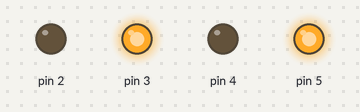
The sketch below on a simulated Arduino Uno, built with avr-gcc and run on an emulated ATmega328P. On the bench: output pins drawn as LEDs (lit = HIGH).

Above: at 2.5 s.
At 7.5 s:
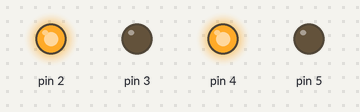
At 11.5 s:
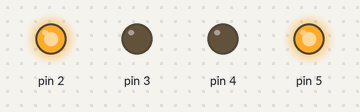
At 14.5 s:
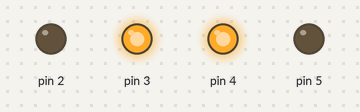
Timing chart, 0 to 20.8 s (numbered marks = the images above):
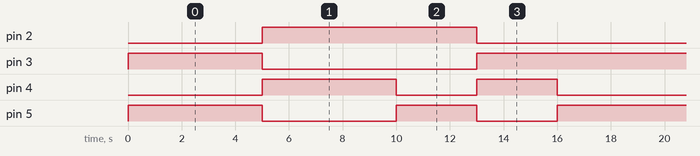

Measured:
- by itself, pin 2: alternates HIGH for 8.0 s and LOW for 8.0 s
- by itself, pin 3: repeats every 16.0 s: LOW 8.0 s, HIGH 8.0 s
- by itself, pin 4: repeats every 16.0 s: LOW 3.0 s, HIGH 3.0 s, LOW 5.0 s, HIGH 5.0 s
- by itself, pin 5: repeats every 16.0 s: LOW 5.0 s, HIGH 3.0 s, LOW 3.0 s, HIGH 5.0 s

The sketch:

_7_InsectRobot-func_test.ino
```cpp
void setup() {
  // put your setup code here, to run once:
  pinMode(5,OUTPUT);
  pinMode(4,OUTPUT);
  pinMode(3,OUTPUT);
  pinMode(2,OUTPUT);

}


void loop()
{
  move_GO(5000);
  move_BACK(5000);
  turn_RIGHT(3000);
  turn_LEFT(3000);
}


void move_GO(int ms)
{
  digitalWrite(5,HIGH);
  digitalWrite(4,LOW);
  digitalWrite(3,HIGH);
  digitalWrite(2,LOW);
  delay(ms);
}

void move_BACK(int ms)
{
  digitalWrite(5,LOW);
  digitalWrite(4,HIGH);
  digitalWrite(3,LOW);
  digitalWrite(2,HIGH);
  delay(ms);
}

void turn_RIGHT(int ms)
{
  digitalWrite(5,HIGH);
  digitalWrite(4,LOW);
  digitalWrite(3,LOW);
  digitalWrite(2,HIGH);
  delay(ms);
}

void turn_LEFT(int ms)
{
  digitalWrite(5,LOW);
  digitalWrite(4,HIGH);
  digitalWrite(3,HIGH);
  digitalWrite(2,LOW);
  delay(ms);
}

/*
void loop() {
  // put your main code here, to run repeatedly:
  while(1)
  {
  digitalWrite(5,HIGH);
  digitalWrite(4,LOW);
  digitalWrite(3,HIGH);
  digitalWrite(2,LOW);
  delay(5000);

  digitalWrite(5,HIGH);
  digitalWrite(4,LOW);
  digitalWrite(3,LOW);
  digitalWrite(2,HIGH);
  delay(3000);

  digitalWrite(5,LOW);
  digitalWrite(4,HIGH);
  digitalWrite(3,LOW);
  digitalWrite(2,HIGH);
  delay(5000);

  digitalWrite(5,LOW);
  digitalWrite(4,HIGH);
  digitalWrite(3,HIGH);
  digitalWrite(2,LOW);
  delay(3000);
  }
}*/
```
